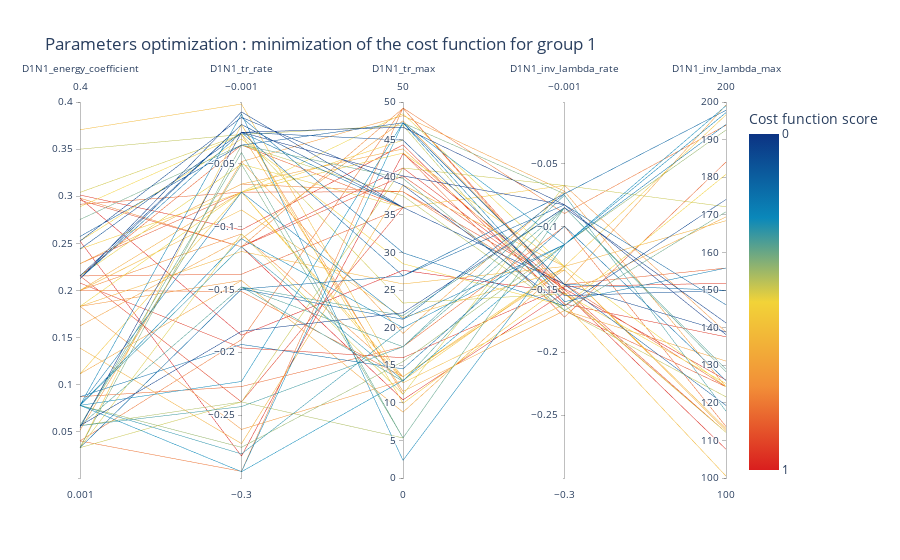

This figure's notebook cell:
### Code cell
groups = [["D1N1_energy_coefficient", "D1N1_tr_rate", "D1N1_tr_max", "D1N1_inv_lambda_rate", "D1N1_inv_lambda_max"]]

fig = viewer.parallel_coordinates(nbest=100, unselected_opacity=0, parameter_groups=groups, uniformed=True)

for group in fig:
    display(group)
